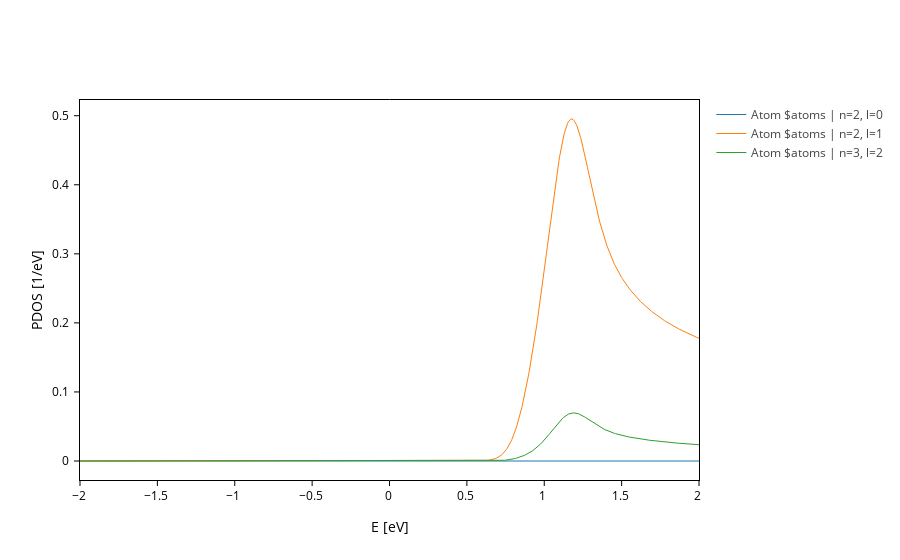

This figure's notebook cell:
### Code cell
# Get the PDOS plot
pdos_plot = H.plot.pdos(
    kgrid=[90,90,1], nE=1000, Erange=[-10, 10],
    distribution=sisl.get_distribution(method="gaussian", smearing=0.1)
)
# Split the contributions by the n and l quantum numbers
pdos_plot.split_DOS(on="n+l", name="Atom $atoms")

### Figure 1 — Plotly figure (JSON) as saved in the notebook; plotly's stock layout.template omitted (floating-point values rounded to 4 significant figures; data arrays with more than 128 entries replaced by an {"elided": "..."} marker saying what was removed)
{"data": [{"line": {"width": 1}, "meta": {}, "mode": "lines", "name": "Atom $atoms | n=2, l=0", "type": "scatter", "x": {"elided": "1000 float values"}, "y": {"elided": "1000 float values"}}, {"line": {"width": 1}, "meta": {}, "mode": "lines", "name": "Atom $atoms | n=2, l=1", "type": "scatter", "x": {"elided": "1000 float values"}, "y": {"elided": "1000 float values"}}, {"line": {"width": 1}, "meta": {}, "mode": "lines", "name": "Atom $atoms | n=3, l=2", "type": "scatter", "x": {"elided": "1000 float values"}, "y": {"elided": "1000 float values"}}], "layout": {"autosize": true, "scene": {"xaxis": {"title": {"text": "E [eV]"}}, "yaxis": {"title": {"text": "PDOS [1/eV]"}}}, "xaxis": {"autorange": true, "range": [-2, 2], "title": {"text": "E [eV]"}, "type": "linear"}, "yaxis": {"autorange": true, "range": [-0.02751, 0.5228], "title": {"text": "PDOS [1/eV]"}, "type": "linear"}}}
